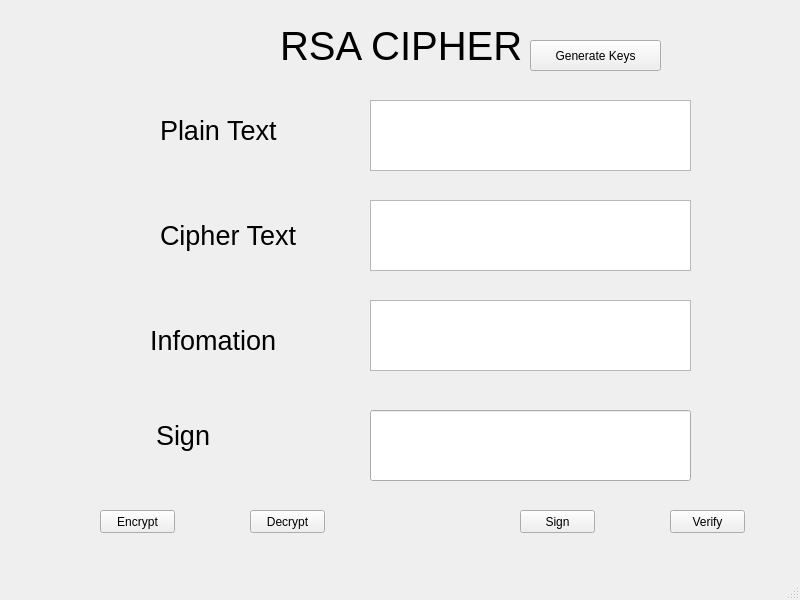
<?xml version="1.0" encoding="UTF-8"?>
<ui version="4.0">
 <class>MainWindow</class>
 <widget class="QMainWindow" name="MainWindow">
  <property name="geometry">
   <rect>
    <x>0</x>
    <y>0</y>
    <width>800</width>
    <height>600</height>
   </rect>
  </property>
  <property name="windowTitle">
   <string>MainWindow</string>
  </property>
  <widget class="QWidget" name="centralwidget">
   <widget class="QPlainTextEdit" name="txt_plain_text">
    <property name="geometry">
     <rect>
      <x>370</x>
      <y>100</y>
      <width>321</width>
      <height>71</height>
     </rect>
    </property>
   </widget>
   <widget class="QLineEdit" name="txt_sign">
    <property name="geometry">
     <rect>
      <x>370</x>
      <y>410</y>
      <width>321</width>
      <height>71</height>
     </rect>
    </property>
   </widget>
   <widget class="QPlainTextEdit" name="txt_info">
    <property name="geometry">
     <rect>
      <x>370</x>
      <y>300</y>
      <width>321</width>
      <height>71</height>
     </rect>
    </property>
   </widget>
   <widget class="QLabel" name="label">
    <property name="geometry">
     <rect>
      <x>156</x>
      <y>420</y>
      <width>131</width>
      <height>31</height>
     </rect>
    </property>
    <property name="font">
     <font>
      <pointsize>20</pointsize>
     </font>
    </property>
    <property name="text">
     <string>Sign</string>
    </property>
   </widget>
   <widget class="QLabel" name="label_2">
    <property name="geometry">
     <rect>
      <x>150</x>
      <y>330</y>
      <width>131</width>
      <height>20</height>
     </rect>
    </property>
    <property name="font">
     <font>
      <pointsize>20</pointsize>
     </font>
    </property>
    <property name="text">
     <string>Infomation</string>
    </property>
   </widget>
   <widget class="QLabel" name="label_3">
    <property name="geometry">
     <rect>
      <x>160</x>
      <y>120</y>
      <width>121</width>
      <height>20</height>
     </rect>
    </property>
    <property name="font">
     <font>
      <pointsize>20</pointsize>
     </font>
    </property>
    <property name="text">
     <string>Plain Text</string>
    </property>
   </widget>
   <widget class="QPlainTextEdit" name="txt_cipher_text">
    <property name="geometry">
     <rect>
      <x>370</x>
      <y>200</y>
      <width>321</width>
      <height>71</height>
     </rect>
    </property>
   </widget>
   <widget class="QLabel" name="label_4">
    <property name="geometry">
     <rect>
      <x>160</x>
      <y>220</y>
      <width>141</width>
      <height>31</height>
     </rect>
    </property>
    <property name="font">
     <font>
      <pointsize>20</pointsize>
     </font>
    </property>
    <property name="text">
     <string>Cipher Text</string>
    </property>
   </widget>
   <widget class="QLabel" name="label_5">
    <property name="geometry">
     <rect>
      <x>280</x>
      <y>30</y>
      <width>271</width>
      <height>31</height>
     </rect>
    </property>
    <property name="font">
     <font>
      <pointsize>30</pointsize>
     </font>
    </property>
    <property name="text">
     <string>RSA CIPHER</string>
    </property>
   </widget>
   <widget class="QPushButton" name="btn_encrypt">
    <property name="geometry">
     <rect>
      <x>100</x>
      <y>510</y>
      <width>75</width>
      <height>23</height>
     </rect>
    </property>
    <property name="text">
     <string>Encrypt</string>
    </property>
   </widget>
   <widget class="QPushButton" name="btn_decrypt">
    <property name="geometry">
     <rect>
      <x>250</x>
      <y>510</y>
      <width>75</width>
      <height>23</height>
     </rect>
    </property>
    <property name="text">
     <string>Decrypt</string>
    </property>
   </widget>
   <widget class="QPushButton" name="btn_sign">
    <property name="geometry">
     <rect>
      <x>520</x>
      <y>510</y>
      <width>75</width>
      <height>23</height>
     </rect>
    </property>
    <property name="text">
     <string>Sign</string>
    </property>
   </widget>
   <widget class="QPushButton" name="btn_verify">
    <property name="geometry">
     <rect>
      <x>670</x>
      <y>510</y>
      <width>75</width>
      <height>23</height>
     </rect>
    </property>
    <property name="text">
     <string>Verify</string>
    </property>
   </widget>
   <widget class="QPushButton" name="btn_gen_keys">
    <property name="geometry">
     <rect>
      <x>530</x>
      <y>40</y>
      <width>131</width>
      <height>31</height>
     </rect>
    </property>
    <property name="text">
     <string>Generate Keys</string>
    </property>
   </widget>
  </widget>
  <widget class="QMenuBar" name="menubar">
   <property name="geometry">
    <rect>
     <x>0</x>
     <y>0</y>
     <width>800</width>
     <height>21</height>
    </rect>
   </property>
  </widget>
  <widget class="QStatusBar" name="statusbar"/>
 </widget>
 <resources/>
 <connections/>
</ui>
